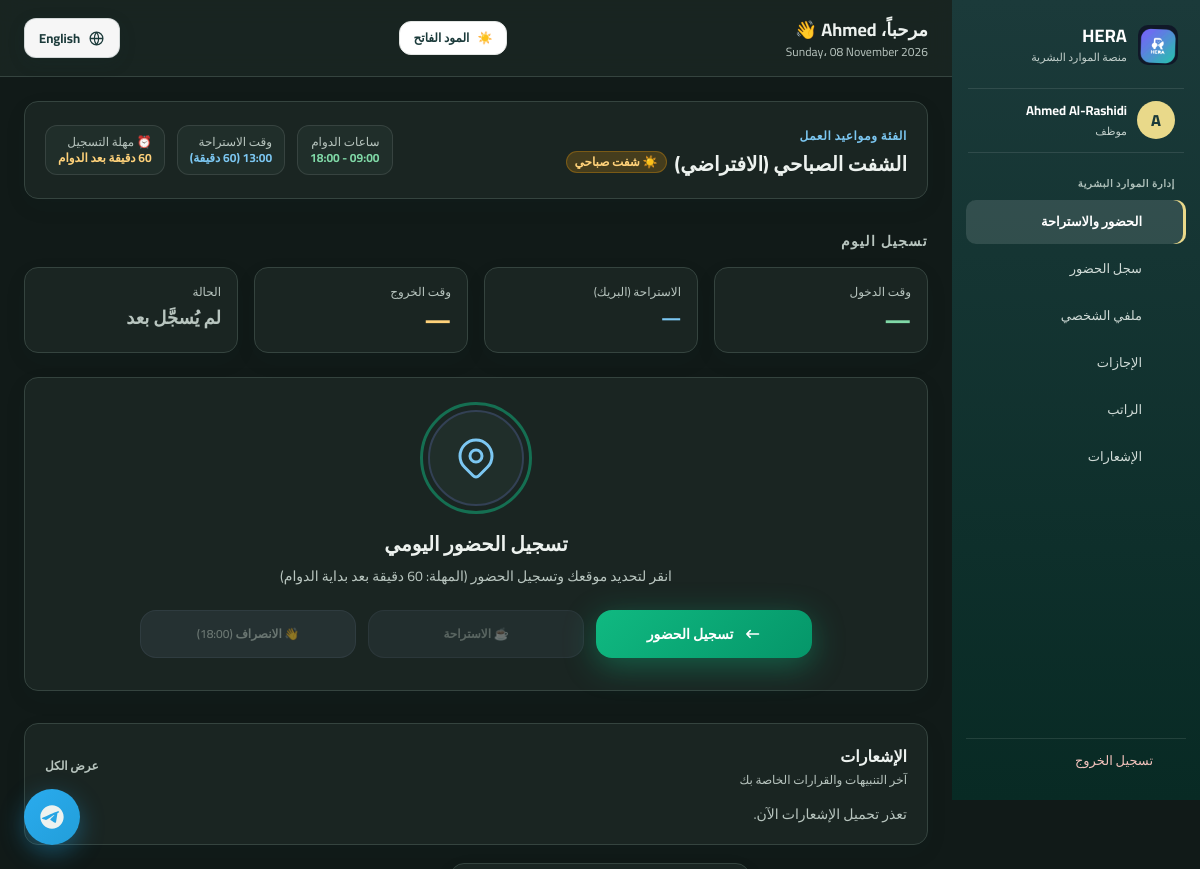
Page /employee.php (signed in) on the committed database.
### tables this page shows
CREATE TABLE `users` (
  `id`                    INT UNSIGNED     NOT NULL AUTO_INCREMENT,
  `emp_code`              VARCHAR(20)      NOT NULL UNIQUE,
  `email`                 VARCHAR(255)     NULL DEFAULT NULL,
  `name`                  VARCHAR(100)     NOT NULL,
  `password_hash`         VARCHAR(255)     NOT NULL,
  `role`                  ENUM('admin','hr','employee') NOT NULL DEFAULT 'employee',
  `category_id`           INT UNSIGNED     NULL DEFAULT NULL,
  `basic_salary`          DECIMAL(10,2)    NOT NULL DEFAULT 0.00,
  `yearly_vacation_days`  TINYINT UNSIGNED NOT NULL DEFAULT 21,
  `created_at`            TIMESTAMP        NOT NULL DEFAULT CURRENT_TIMESTAMP,
  PRIMARY KEY (`id`),
  INDEX `idx_emp_code` (`emp_code`),
  UNIQUE KEY `uq_users_email` (`email`),
  CONSTRAINT `fk_users_category`
    FOREIGN KEY (`category_id`) REFERENCES `categories` (`id`) ON DELETE SET NULL
);

CREATE TABLE `categories` (
  `id`                     INT UNSIGNED     NOT NULL AUTO_INCREMENT,
  `name`                   VARCHAR(100)     NOT NULL,
  `shift_type`             ENUM('day','night') NOT NULL DEFAULT 'day',
  `work_start_time`        TIME             NOT NULL DEFAULT '09:00:00',
  `work_end_time`          TIME             NOT NULL DEFAULT '18:00:00',
  `break_start_time`       TIME             NOT NULL DEFAULT '13:00:00',
  `break_duration_minutes` INT UNSIGNED     NOT NULL DEFAULT 60,
  `cutoff_minutes`         INT UNSIGNED     NOT NULL DEFAULT 60,
  `center_latitude`        DECIMAL(10,7)    NOT NULL DEFAULT 24.7136000,
  `center_longitude`       DECIMAL(10,7)    NOT NULL DEFAULT 46.6753000,
  `allowed_radius_meters`  INT UNSIGNED     NOT NULL DEFAULT 300,
  `created_at`             TIMESTAMP        NOT NULL DEFAULT CURRENT_TIMESTAMP,
  PRIMARY KEY (`id`)
);

### employee.php (the view, shortened to what this page needs)
<?php
$pdo = getPDO();
$user = getCurrentUser();
$stmtCurrentUser = $pdo->prepare(
    'SELECT id, emp_code, name, role FROM users WHERE id = ? LIMIT 1'
);
$stmtCurrentUser->execute([(int) $user['id']]);
$databaseUser = $stmtCurrentUser->fetch();
$user = [
    'id'       => (int) $databaseUser['id'],
    'emp_code' => $databaseUser['emp_code'],
    'name'     => $databaseUser['name'],
    'role'     => $databaseUser['role'],
];
$today    = date('Y-m-d');
$yesterday = date('Y-m-d', strtotime('-1 day'));
$stmtDay  = $pdo->prepare(
    "SELECT * FROM attendance
     WHERE user_id = ? AND (date = ? OR (date = ? AND check_out_time IS NULL))
     ORDER BY date DESC LIMIT 1"
);
$stmtDay->execute([$user['id'], $today, $yesterday]);
$todayRec = $stmtDay->fetch();
$hasCheckedIn  = $todayRec && $todayRec['check_in_time'] !== null;
$hasCheckedOut = $todayRec && $todayRec['check_out_time'] !== null;
$hasBreakStart = $todayRec && $todayRec['break_start_time'] !== null;
$hasBreakEnd   = $todayRec && $todayRec['break_end_time'] !== null;
$stmtUser = $pdo->prepare(
    "SELECT u.*, c.name AS category_name, c.work_start_time, c.work_end_time,
            c.break_start_time, c.break_duration_minutes, c.cutoff_minutes,
            c.center_latitude AS cat_lat, c.center_longitude AS cat_lng, c.allowed_radius_meters AS cat_radius
     FROM users u
     LEFT JOIN categories c ON c.id = u.category_id
     WHERE u.id = ?"
);
$stmtUser->execute([$user['id']]);
$fullUser = $stmtUser->fetch();
$catName   = $fullUser['category_name'] ?? 'عام';
$workStart = $fullUser['work_start_time'] ?? '09:00:00';
$workEnd   = $fullUser['work_end_time'] ?? '18:00:00';
$breakStart= $fullUser['break_start_time'] ?? '13:00:00';
$breakDur  = $fullUser['break_duration_minutes'] ?? 60;
$cutoffMin = $fullUser['cutoff_minutes'] ?? 60;
$now = date('H:i:s');
$isNightShift = ($workEnd < $workStart || $workStart === '00:00:00' || $workStart >= '18:00:00');
if ($isNightShift) {
    if ($workStart === '00:00:00') {
        $canCheckout = $hasCheckedIn && !$hasCheckedOut && ($now >= $workEnd && $now <= '14:00:00');
    } else {
        $canCheckout = $hasCheckedIn && !$hasCheckedOut && ($now >= $workEnd && $now < $workStart);
    }
} else {
    $canCheckout = $hasCheckedIn && !$hasCheckedOut && ($now >= $workEnd);
}
?>
<!DOCTYPE html>
<html lang="ar" dir="rtl">
<head>
  <script src="https://cdn.tailwindcss.com"></script>
  <link rel="stylesheet" href="/BIC2_Mvp/assets/hera-brand.css?v=hera-unified-20261030-7" />
</head>
<body class="hera-theme min-h-screen flex">
<?php require __DIR__ . '/includes/hera-shell.php'; ?>
<main class="flex-1 overflow-auto">
  <header class="sticky top-0 z-30 flex flex-col bg-slate-900/90 backdrop-blur-md border-b border-white/05">
    <div class="flex items-center justify-between px-6 py-4">
      <div>
        <h1 class="text-lg font-bold text-white">مرحباً، <?= htmlspecialchars(explode(' ', $user['name'])[0]) ?> 👋</h1>
        <p class="text-xs text-slate-400"><?= date('l، d F Y') ?></p>
      </div>
      <div class="flex items-center gap-3">
        <button onclick="toggleTheme()" id="themeToggleBtn" class="btn-ghost rounded-xl px-3.5 py-2 text-xs font-bold text-slate-200 flex items-center gap-2 transition-all">
          <span id="themeIcon">☀️</span>
          <span id="themeText">المود الفاتح</span>
        </button>
      </div>
    </div>
  </header>
  <div class="p-6 space-y-8 max-w-5xl mx-auto">
    <section>
      <div class="card p-5 bg-gradient-to-r from-slate-800 to-slate-900 border-blue-500/20">
        <div class="flex flex-wrap items-center justify-between gap-4">
          <div>
            <span class="text-xs font-semibold uppercase tracking-wider text-blue-400">الفئة ومواعيد العمل</span>
            <div class="flex items-center gap-2">
              <h2 class="text-xl font-bold text-white mt-1"><?= htmlspecialchars($catName) ?></h2>
              <?php if ($workEnd < $workStart): ?>
                <span class="text-xs font-bold px-2 py-0.5 rounded-full bg-indigo-500/20 text-indigo-300 border border-indigo-500/30">🌙 شفت ليلي (عابر لمنتصف الليل)</span>
              <?php else: ?>
                <span class="text-xs font-bold px-2 py-0.5 rounded-full bg-amber-500/20 text-amber-300 border border-amber-500/30">☀️ شفت صباحي</span>
              <?php endif; ?>
            </div>
          </div>
          <div class="flex flex-wrap gap-3 text-xs">
            <div class="bg-slate-900/80 px-3 py-2 rounded-xl border border-white/10">
              <span class="text-slate-400 block">ساعات الدوام</span>
              <span class="font-mono text-emerald-400 font-bold"><?= substr($workStart, 0, 5) ?> - <?= substr($workEnd, 0, 5) ?></span>
            </div>
            <div class="bg-slate-900/80 px-3 py-2 rounded-xl border border-white/10">
              <span class="text-slate-400 block">وقت الاستراحة</span>
              <span class="font-mono text-cyan-400 font-bold"><?= substr($breakStart, 0, 5) ?> (<?= $breakDur ?> دقيقة)</span>
            </div>
            <div class="bg-slate-900/80 px-3 py-2 rounded-xl border border-white/10">
              <span class="text-slate-400 block">⏰ مهلة التسجيل</span>
              <span class="font-mono text-amber-400 font-bold"><?= $cutoffMin ?> دقيقة بعد الدوام</span>
            </div>
          </div>
        </div>
      </div>
    </section>
    <section id="attendance">
      <h2 class="text-sm font-semibold text-slate-400 uppercase tracking-widest mb-4">تسجيل اليوم</h2>
      <div class="grid grid-cols-2 sm:grid-cols-4 gap-4 mb-6">
        <div class="card stat-green p-4">
          <p class="text-xs text-slate-400 mb-1">وقت الدخول</p>
          <p class="text-2xl font-bold text-emerald-400" id="displayCheckIn">
            <?= $hasCheckedIn ? substr($todayRec['check_in_time'], 0, 5) : '—' ?>
          </p>
        </div>
        <div class="card stat-cyan p-4">
          <p class="text-xs text-slate-400 mb-1">الاستراحة (البريك)</p>
          <p class="text-lg font-bold text-cyan-400" id="displayBreak">
            <?php if ($hasBreakEnd): ?>
              <?= substr($todayRec['break_start_time'], 0, 5) ?> - <?= substr($todayRec['break_end_time'], 0, 5) ?>
            <?php elseif ($hasBreakStart): ?>
              مستمر ☕ (<?= substr($todayRec['break_start_time'], 0, 5) ?>)
            <?php else: ?>
              —
            <?php endif; ?>
          </p>
        </div>
        <div class="card stat-yellow p-4">
          <p class="text-xs text-slate-400 mb-1">وقت الخروج</p>
          <p class="text-2xl font-bold text-amber-400" id="displayCheckOut">
            <?= $hasCheckedOut ? substr($todayRec['check_out_time'], 0, 5) : '—' ?>
          </p>
        </div>
        <div class="card stat-blue p-4">
          <p class="text-xs text-slate-400 mb-1">الحالة</p>
          <p class="text-lg font-bold" id="displayStatus">
            <?php if (!$todayRec): ?>
              <span class="text-slate-500">لم يُسجَّل بعد</span>
            <?php elseif ($todayRec['status'] === 'present'): ?>
              <span class="text-emerald-400">✅ حاضر</span>
            <?php elseif ($todayRec['status'] === 'late'): ?>
              <span class="text-amber-400">⏰ متأخر</span>
            <?php else: ?>
              <span class="text-red-400">❌ غائب</span>
            <?php endif; ?>
          </p>
        </div>
      </div>
      <div class="card-glass p-8 flex flex-col items-center text-center">
        <div class="relative mb-6">
          <?php if (!$hasCheckedIn): ?>
            <div class="pulse-ring"></div>
          <?php endif; ?>
          <div class="w-24 h-24 rounded-full bg-slate-800 border-2 border-slate-700 flex items-center justify-center">
          </div>
        </div>
        <h3 class="text-xl font-bold text-white mb-2" id="btnLabel">
          <?php if ($hasCheckedOut): ?>
            اكتمل تسجيل اليوم
          <?php else: ?>
            تسجيل الحضور اليومي
          <?php endif; ?>
        </h3>
        <p class="text-sm text-slate-400 mb-6" id="btnSub">
          <?php if ($hasCheckedOut): ?>
            تم تسجيل حضورك وانصرافك لهذا اليوم بنجاح
          <?php else: ?>
            انقر لتحديد موقعك وتسجيل الحضور (المهلة: <?= $cutoffMin ?> دقيقة بعد بداية الدوام)
          <?php endif; ?>
        </p>
        <div class="grid grid-cols-1 sm:grid-cols-3 gap-3 w-full max-w-2xl">
          <?php if (!$hasCheckedIn): ?>
            <button
              id="checkBtn"
              onclick="handleCheckIn()"
              class="btn-checkin rounded-2xl py-3.5 px-4 text-sm font-bold text-white flex items-center justify-center gap-2"
            >
              <svg xmlns="http://www.w3.org/2000/svg" class="w-5 h-5" fill="none" viewBox="0 0 24 24" stroke="currentColor"><path stroke-linecap="round" stroke-linejoin="round" stroke-width="2" d="M11 16l-4-4m0 0l4-4m-4 4h14"/></svg>
              تسجيل الحضور
            </button>
          <?php endif; ?>
          <?php if (!$hasCheckedIn): ?>
            <button disabled class="btn-done opacity-40 rounded-2xl py-3.5 px-4 text-xs font-semibold text-slate-400 flex items-center justify-center gap-1 cursor-not-allowed" title="يجب تسجيل الدخول أولاً">
              ☕ الاستراحة
            </button>
          <?php endif; ?>
          <?php if ($hasCheckedOut): ?>
            <button disabled class="btn-done opacity-60 rounded-2xl py-3.5 px-4 text-xs font-semibold text-amber-400 flex items-center justify-center gap-2 cursor-not-allowed">
              <svg xmlns="http://www.w3.org/2000/svg" class="w-4 h-4" fill="none" viewBox="0 0 24 24" stroke="currentColor"><path stroke-linecap="round" stroke-linejoin="round" stroke-width="2" d="M5 13l4 4L19 7"/></svg>
              تم الانصراف (<?= substr($todayRec['check_out_time'], 0, 5) ?>)
            </button>
          <?php else: ?>
            <button disabled class="btn-done opacity-50 rounded-2xl py-3.5 px-4 text-xs font-semibold text-slate-400 flex items-center justify-center gap-1 cursor-not-allowed" title="ينشط الانصراف الساعة <?= substr($workEnd, 0, 5) ?>">
              👋 الانصراف (<?= substr($workEnd, 0, 5) ?>)
            </button>
          <?php endif; ?>
        </div>
      </div>
    </section>
    <section class="card p-5" aria-labelledby="homeNotificationsTitle">
      <div class="flex items-center justify-between gap-3 mb-4"><div><h2 id="homeNotificationsTitle" class="text-base font-bold text-white">الإشعارات</h2><p class="text-xs text-slate-400 mt-1">آخر التنبيهات والقرارات الخاصة بك</p></div><a href="/BIC2_Mvp/notifications.php" class="text-xs font-semibold text-slate-500 hover:text-slate-200">عرض الكل</a></div>
      <div id="employeeNotifications" class="space-y-2"><p class="text-sm text-slate-500">جارٍ تحميل الإشعارات...</p></div>
    </section>
  </div>
</main>
<div id="toast" class="card px-6 py-4 flex items-center gap-4 shadow-2xl">
</div>
<a
  href="https://t.me/YOUR_BOT_USERNAME"
  target="_blank"
  id="telegramBotBtn"
  title="مساعد تليجرام الذكي (Telegram Bot)"
  class="telegram-btn telegram-badge w-14 h-14 rounded-full flex items-center justify-center text-white cursor-pointer group"
>
</a>
</body>
</html>

### rows in the picture
users: name "Ahmed", category.name "الشفت الصباحي (الافتراضي)", category.work_end_time "18:00", category.break_start_time "13:00", category.break_duration_minutes "60", category.cutoff_minutes "60"

### other values in the picture
mb_substr($heraShellName ?: 'H', 0, 1) "A"
$heraShellName "Ahmed Al-Rashidi"
$heraLink['label'] "الحضور والاستراحة"
$heraLink['label'] "سجل الحضور"
$heraLink['label'] "ملفي الشخصي"
$heraLink['label'] "الإجازات"
$heraLink['label'] "الراتب"
$heraLink['label'] "الإشعارات"
